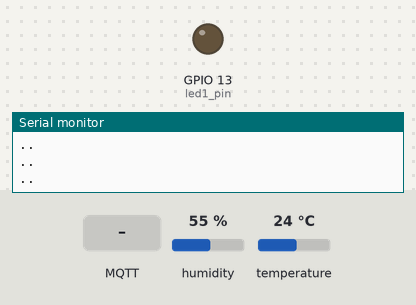
This sketch was run on a simulated ESP32. Parts: output pins drawn as LEDs (lit = HIGH), the last lines printed to the serial monitor. The test bench sets the inputs (shaded band); at power-on: humidity 55 %, temperature 24 °C. WiFi joins after 1.5 s; servers stay silent unless stated; random numbers use the default seed unless the sketch sets one; no MQTT or app messages arrive unless stated.

Above: at 2.7 s.
2.8 s: MQTT message "1" arrives on the first subscribed topic
At 3.4 s:
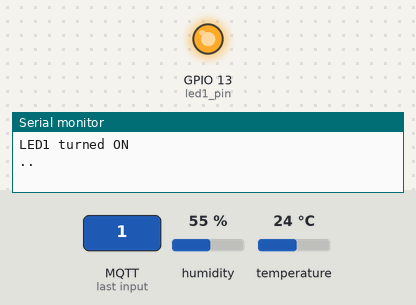
4.5 s: MQTT message "0" arrives on the first subscribed topic
At 5.7 s:
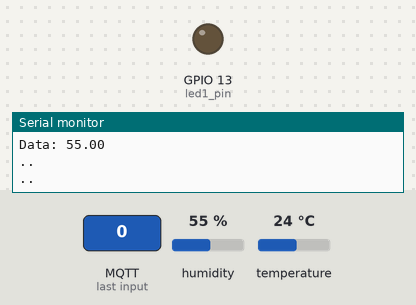
Timing chart, 0 to 7.5 s (numbered marks = the images above; inputs shaded):
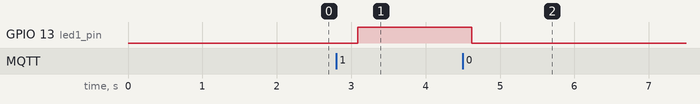

Measured:
- after the input at 2.8 s, GPIO 13 (led1_pin): LOW → HIGH after 0.29 s
- after the input at 4.5 s, GPIO 13 (led1_pin): HIGH → LOW after 0.12 s

The sketch:

esp32_mqtt.ino
```cpp
#include <WiFi.h>
#include <MQTT.h>
#include <DHT.h>

// DTH11 parameters
#define DHTPIN 2
#define DHTTYPE DHT11
DHT dht(DHTPIN, DHTTYPE);
int led1_pin= 13;
float temperature = 0;
float humidity = 0;

#define WIFI_SSID             "ENTER_YOUR_SSID_HERE"
#define WIFI_PASSWORD         "ENTER_YOUR_WIFI_KEY_HERE"
#define MQTT_HOST             "broker.hivemq.com"
#define MQTT_PREFIX_TOPIC     "ENTER_YOUR_PHONE_NO_HERE/esp32"
#define MQTT_PUBLISH_TOPIC1    "/temp"
#define MQTT_PUBLISH_TOPIC2    "/humi"
#define MQTT_SUBSCRIBE_TOPIC1  "/led1"

WiFiClient net;
MQTTClient mqtt(1024);
unsigned long lastMillis = 0;

void connectToWiFi() {
  Serial.print("Connecting to Wi-Fi '" + String(WIFI_SSID) + "' ...");

  // Connect to WiFi
  WiFi.begin(WIFI_SSID, WIFI_PASSWORD);

  // while wifi not connected yet, print '.'
  // then after it connected, get out of the loop
  Serial.println("Connecting to WiFi...");
  while (WiFi.status() != WL_CONNECTED) {
     delay(500);
     Serial.print(".");
  }
  //print a new line, then print WiFi connected and the IP address
  Serial.println("");
  Serial.println("WiFi connected");
  // Print the IP address
  Serial.println(WiFi.localIP());
}

void messageReceived(String topic, String payload) {
  Serial.println("Incoming Status from topic " + topic + " -> " + payload);

  // check is topic equals MQTT_SUBSCRIBE_TOPIC1
  if(topic==(String(MQTT_PREFIX_TOPIC) + String(MQTT_SUBSCRIBE_TOPIC1))) {
    if(payload=="1"){
      digitalWrite(led1_pin, HIGH);
      Serial.println("LED1 turned ON");
    } else if(payload=="0"){
      digitalWrite(led1_pin, LOW);
      Serial.println("LED1 turned OFF");
    }
  }else{
    Serial.println("Command not match.");
  }

}

void connectToMqttBroker(){
  Serial.print("Connecting to '" + String(WIFI_SSID) + "' ...");

  mqtt.begin(MQTT_HOST, net);
  mqtt.onMessage(messageReceived);

  String uniqueString = String(WIFI_SSID) + "-" + String(random(1, 98)) + String(random(99, 999));
  char uniqueClientID[uniqueString.length() + 1];

  uniqueString.toCharArray(uniqueClientID, uniqueString.length() + 1);

  while (!mqtt.connect(uniqueClientID)) {
    Serial.print(".");
    delay(500);
  }

  Serial.println(" connected!");

  Serial.println("Subscribe to: " + String(MQTT_PREFIX_TOPIC) + String(MQTT_SUBSCRIBE_TOPIC1));
  mqtt.subscribe(String(MQTT_PREFIX_TOPIC) + String(MQTT_SUBSCRIBE_TOPIC1));
}


void setup(void)
{
  Serial.begin(115200);
  pinMode(led1_pin, OUTPUT);
  digitalWrite(led1_pin, LOW);

  Serial.println("Starting DHT11 Reading..");
  dht.begin();

  connectToWiFi();
  connectToMqttBroker();
  Serial.println();
}

void loop() {

  mqtt.loop();
  delay(10);  // <- fixes some issues with WiFi stability

  if (WiFi.status() != WL_CONNECTED) {
    connectToWiFi();
  }

  if (!mqtt.connected()) {
    connectToMqttBroker();
  }

  if (millis() - lastMillis > 5000) { // publish every 5 seconds
    lastMillis = millis();

    // Read DHT11 sensors
    float humidity = dht.readHumidity();
    float temperature = dht.readTemperature();

    Serial.print("Humidity: ");
    Serial.print(humidity);
    Serial.print("%  Temperature: ");
    Serial.print(temperature);
    Serial.println("°C ");

    // Convert sensor reading to String and publish to broker
    String strTemp = String(temperature);
    Serial.println("Publish to topic: " + String(MQTT_PREFIX_TOPIC) + String(MQTT_PUBLISH_TOPIC1));
    Serial.println("Data: " + strTemp);
    mqtt.publish(String(MQTT_PREFIX_TOPIC) + String(MQTT_PUBLISH_TOPIC1), strTemp);

    // Convert sensor reading to String and publish to broker
    String strHumi = String(humidity);
    Serial.println("Publish to topic: " + String(MQTT_PREFIX_TOPIC) + String(MQTT_PUBLISH_TOPIC2));
    Serial.println("Data: " + strHumi);
    mqtt.publish(String(MQTT_PREFIX_TOPIC) + String(MQTT_PUBLISH_TOPIC2), strHumi);

  }
  Serial.println("..");
  delay(500);
}
```
